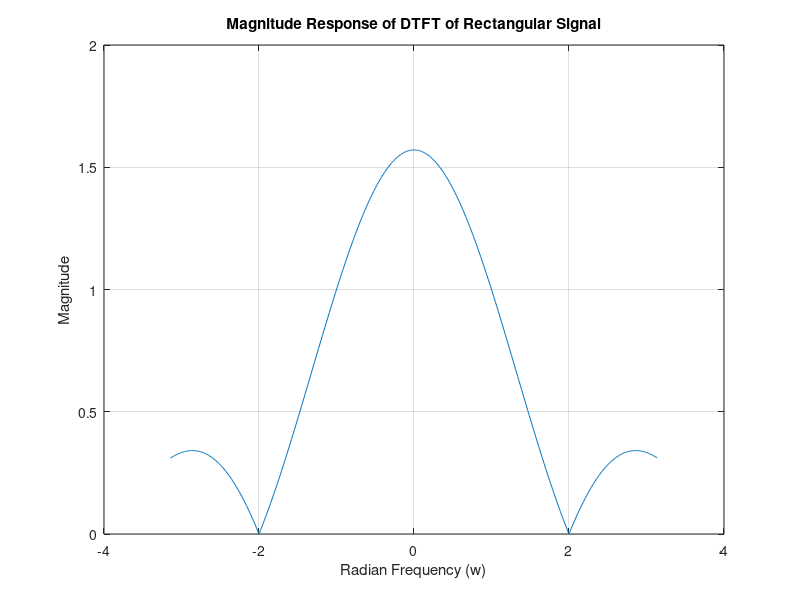

Write the MATLAB code that produced this figure.
%{
n = -100:100;
x = rectpuls(n);

figure;
plot(n, abs(x));
title('Magnitude Response of Rectangular Function');
xlabel('n');
ylabel('Amplitude');
grid on;
%}
w = -pi:0.01:pi;
T = pi / 2;
X = sin(w * T) ./ (w);

figure;
plot(w, abs(X));
title('Magnitude Response of DTFT of Rectangular Signal');
xlabel('Radian Frequency (w)');
ylabel('Magnitude');
grid on;